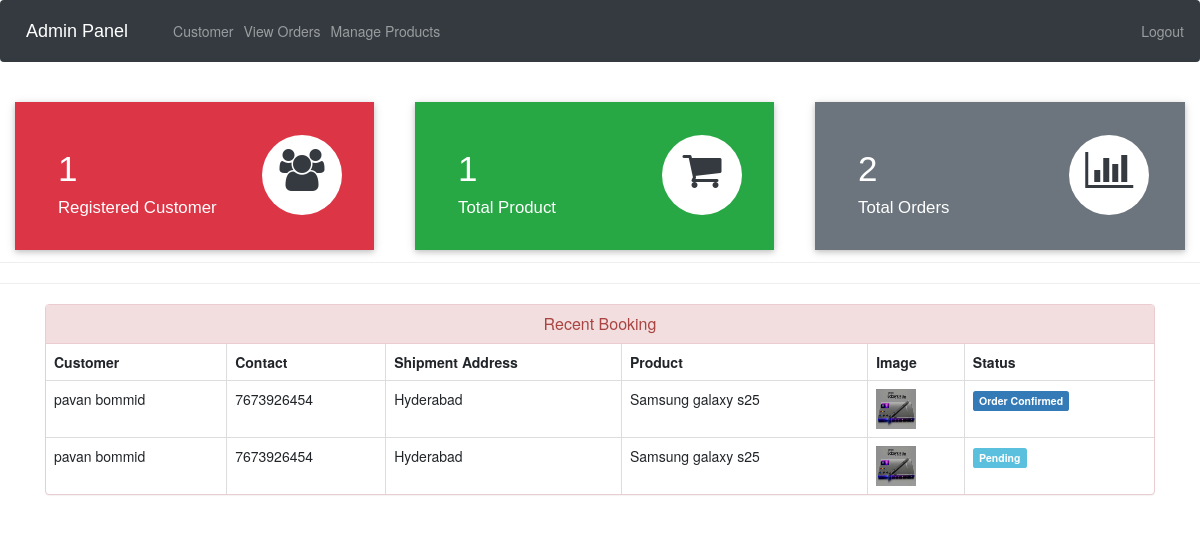
The app's page /admin-dashboard (signed in) with its own data.
### ecom/models.py (models this page shows, shortened)
class Customer(models.Model):
    user=models.OneToOneField(User,on_delete=models.CASCADE)
    profile_pic= models.ImageField(upload_to='profile_pic/CustomerProfilePic/',null=True,blank=True)
    address = models.CharField(max_length=40)
    mobile = models.CharField(max_length=20,null=False)
    @property
    def get_name(self):
        return self.user.first_name+" "+self.user.last_name

class Orders(models.Model):
    STATUS =(
        ('Pending','Pending'),
        ('Order Confirmed','Order Confirmed'),
        ('Out for Delivery','Out for Delivery'),
        ('Delivered','Delivered'),
    )
    customer=models.ForeignKey('Customer', on_delete=models.CASCADE,null=True)
    product=models.ForeignKey('Product',on_delete=models.CASCADE,null=True)
    email = models.CharField(max_length=50,null=True)
    address = models.CharField(max_length=500,null=True)
    mobile = models.CharField(max_length=20,null=True)
    order_date= models.DateField(auto_now_add=True,null=True)
    status=models.CharField(max_length=50,null=True,choices=STATUS)

class Product(models.Model):
    name=models.CharField(max_length=40)
    product_image= models.ImageField(upload_to='product_image/',null=True,blank=True)
    price = models.PositiveIntegerField()
    description=models.CharField(max_length=40)

### ecom/views.py (the view)
# urls.py: path('admin-dashboard', views.admin_dashboard_view,name='admin-dashboard'),
@login_required(login_url='adminlogin')
def admin_dashboard_view(request):
    customercount=models.Customer.objects.all().count()
    productcount=models.Product.objects.all().count()
    ordercount=models.Orders.objects.all().count()
    orders=models.Orders.objects.all()
    ordered_products=[]
    ordered_bys=[]
    for order in orders:
        ordered_product=models.Product.objects.all().filter(id=order.product.id)
        ordered_by=models.Customer.objects.all().filter(id = order.customer.id)
        ordered_products.append(ordered_product)
        ordered_bys.append(ordered_by)
    mydict={
    'customercount':customercount,
    'productcount':productcount,
    'ordercount':ordercount,
    'data':zip(ordered_products,ordered_bys,orders),
    }
    return render(request,'ecom/admin_dashboard.html',context=mydict)

### templates/ecom/admin_dashboard.html
{% extends 'ecom/admin_base.html' %}
{% load static %}
{% block content %}
<br>
{%include 'ecom/admin_dashboard_cards.html'%}
<br><br><br><br><br>
<hr><hr>
<div class="container" >
    <div class="panel panel-danger" >
      <div class="panel-heading" style="text-align:center;">
        <h6 class="panel-title">Recent Booking</h6>
      </div>
      <table class="table table-hover table-bordered" id="dev-table">
        <thead>
          <tr>
            <th>Customer</th>
            <th>Contact</th>
            <th>Shipment Address</th>
            <th>Product</th>
            <th>Image</th>
            <th>Status</th>
          </tr>
        </thead>
        {% for product,customer,order in data %}
        <tr>
          {% for c in customer %}
          <td> {{c.get_name}}</td>
          <td>{{c.mobile}}</td>
          <td>{{order.address}}</td>
          {% endfor %}
          {% for p in product %}
          <td> {{p.name}}</td>
          <td> <img src="{% static p.product_image.url %}" alt="Profile Pic" height="40px" width="40px" /></td>
          {% if order.status == 'Pending'%}
          <td> <span class="label label-info">{{order.status}}</span></td>
          {% elif order.status == 'Delivered' %}
          <td> <span class="label label-success">{{order.status}}</span></td>
          {% elif order.status == 'Out for Delivery' %}
          <td> <span class="label label-warning">{{order.status}}</span></td>
          {%else%}
            <td> <span class="label label-primary">{{order.status}}</span></td>
          {%endif%}
          {% endfor %}
        </tr>
        {% endfor %}
      </table>
  </div>
</div>
{% endblock content %}

### records on screen
Orders: address "Hyderabad", status "Order Confirmed"
Customer: get_name "pavan bommid", mobile "7673926454"
Product: name "Samsung galaxy s25", product_image (picture)
Orders: address "Hyderabad", status "Pending"

### other values on screen
{{ customercount }} "1"
{{ productcount }} "1"
{{ ordercount }} "2"
